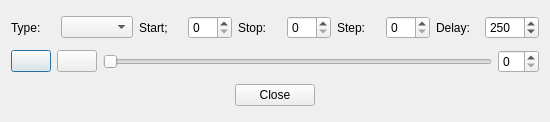
<?xml version="1.0" encoding="UTF-8"?>
<ui version="4.0">
 <class>sliceviewer::PlayerDialog</class>
 <widget class="QDialog" name="sliceviewer::PlayerDialog">
  <property name="geometry">
   <rect>
    <x>0</x>
    <y>0</y>
    <width>550</width>
    <height>122</height>
   </rect>
  </property>
  <property name="windowTitle">
   <string>Dialog</string>
  </property>
  <layout class="QVBoxLayout" name="verticalLayout">
   <item>
    <layout class="QHBoxLayout" name="horizontalLayout_3">
     <item>
      <widget class="QLabel" name="label">
       <property name="text">
        <string>Type:</string>
       </property>
      </widget>
     </item>
     <item>
      <widget class="QComboBox" name="cbType"/>
     </item>
     <item>
      <widget class="QLabel" name="label_2">
       <property name="text">
        <string>Start;</string>
       </property>
      </widget>
     </item>
     <item>
      <widget class="QSpinBox" name="sbStart"/>
     </item>
     <item>
      <widget class="QLabel" name="label_3">
       <property name="text">
        <string>Stop:</string>
       </property>
      </widget>
     </item>
     <item>
      <widget class="QSpinBox" name="sbStop"/>
     </item>
     <item>
      <widget class="QLabel" name="label_4">
       <property name="text">
        <string>Step:</string>
       </property>
      </widget>
     </item>
     <item>
      <widget class="QSpinBox" name="sbStep"/>
     </item>
     <item>
      <widget class="QLabel" name="label_5">
       <property name="text">
        <string>Delay:</string>
       </property>
      </widget>
     </item>
     <item>
      <widget class="QSpinBox" name="sbDelay">
       <property name="minimum">
        <number>0</number>
       </property>
       <property name="maximum">
        <number>2000</number>
       </property>
       <property name="singleStep">
        <number>10</number>
       </property>
       <property name="value">
        <number>250</number>
       </property>
      </widget>
     </item>
    </layout>
   </item>
   <item>
    <layout class="QHBoxLayout" name="horizontalLayout_2">
     <item>
      <widget class="QPushButton" name="pbStart">
       <property name="text">
        <string/>
       </property>
       <property name="icon">
        <iconset>
         <normalon>:/icons/images/play-32x32.png</normalon>
        </iconset>
       </property>
      </widget>
     </item>
     <item>
      <widget class="QPushButton" name="pbStop">
       <property name="text">
        <string/>
       </property>
       <property name="icon">
        <iconset>
         <normalon>:/icons/images/stop-32x32.png</normalon>
        </iconset>
       </property>
      </widget>
     </item>
     <item>
      <widget class="QSlider" name="slCurrent">
       <property name="sizePolicy">
        <sizepolicy hsizetype="Expanding" vsizetype="Fixed">
         <horstretch>1</horstretch>
         <verstretch>0</verstretch>
        </sizepolicy>
       </property>
       <property name="orientation">
        <enum>Qt::Horizontal</enum>
       </property>
      </widget>
     </item>
     <item>
      <widget class="QSpinBox" name="sbCurrent"/>
     </item>
    </layout>
   </item>
   <item>
    <layout class="QHBoxLayout" name="horizontalLayout">
     <item>
      <spacer name="horizontalSpacer">
       <property name="orientation">
        <enum>Qt::Horizontal</enum>
       </property>
       <property name="sizeHint" stdset="0">
        <size>
         <width>40</width>
         <height>20</height>
        </size>
       </property>
      </spacer>
     </item>
     <item>
      <widget class="QPushButton" name="pbClose">
       <property name="text">
        <string>Close</string>
       </property>
      </widget>
     </item>
     <item>
      <spacer name="horizontalSpacer_2">
       <property name="orientation">
        <enum>Qt::Horizontal</enum>
       </property>
       <property name="sizeHint" stdset="0">
        <size>
         <width>40</width>
         <height>20</height>
        </size>
       </property>
      </spacer>
     </item>
    </layout>
   </item>
  </layout>
 </widget>
 <resources/>
 <connections/>
</ui>
